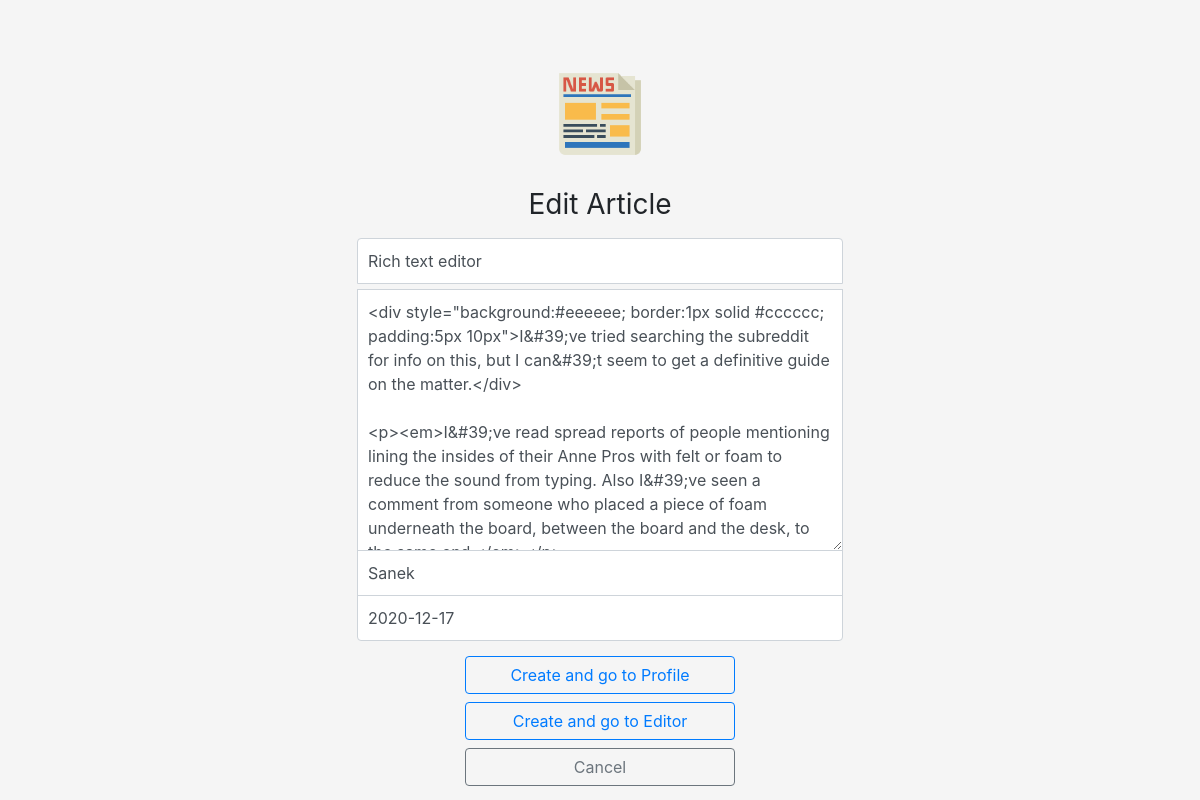
Before: /newspaper/1/article/18/update (signed in) with the older database file.
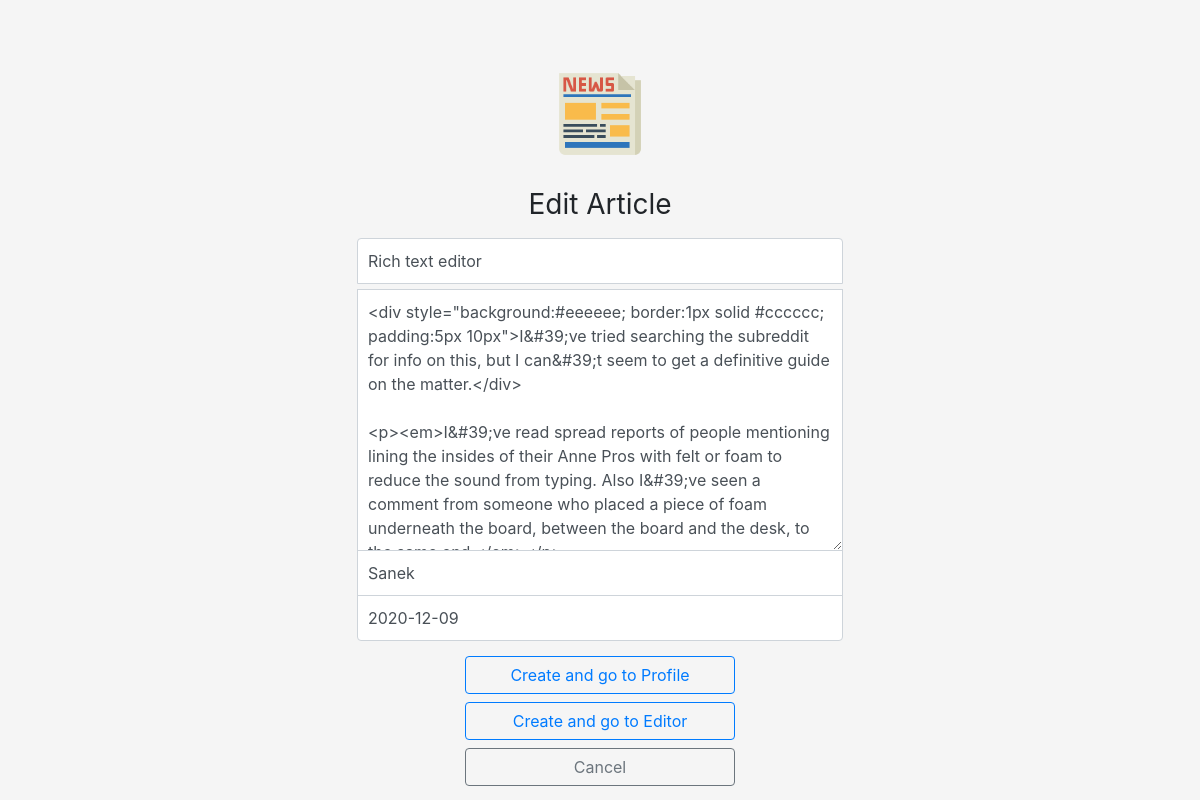
After: the same page with the newer database file.
### app/models.py (models this page shows, shortened)
class Article(models.Model):
    title = models.CharField(max_length=100)
    content = RichTextField(config_name='custom_ckeditor', blank=True, null=True)
    author = models.CharField(max_length=50)
    date_created = models.DateField(default=timezone.now)
    newspaper = models.ForeignKey(Newspaper, on_delete=models.CASCADE)

### app/views.py (the view, shortened to what this page needs)
# urls.py: path("newspaper/<int:newspaper_id>/article/<int:pk>/update", ArticleUpdateView.as_view(), name='article-update'),
class ArticleUpdateView(LoginRequiredMixin, PermissionRequiredMixin, UpdateView):
    model = Article
    fields = ['title', 'content', 'author', 'date_created']
    def dispatch(self, request, *args, **kwargs):
        self.newspaper = get_object_or_404(Newspaper, pk=kwargs['newspaper_id'])
        return super().dispatch(request, *args, **kwargs)
    def has_permission(self):
        return self.request.user == self.newspaper.author

### app/templates/app/article_form.html (shortened to what this page needs)
{% extends "app/base.html" %}
{% load crispy_forms_tags %}
{% load static %}
{% block extra_head %}
    <link href="{% static 'css/article.css' %}" rel="stylesheet">
{% endblock extra_head %}
{% block content %}
    <div class="content-section wide mt-5">
        <form id="main-form" method="POST">
            <fieldset class="form-group wide">
                <img class="mb-4" src="{% static 'images/newspaper_logo.png' %}" alt="" width="100" height="100" id="image_logo">
                <h1 class="h3 mb-3 font-weight-normal">Edit Article</h1>
                {{ form|crispy  }}
            </fieldset>
            <div class="mt-3 form-group">
                <input class="btn btn-outline-primary w-50 mb-2" type="submit" name="to_profile" value='Create and go to Profile'>
                <input class="btn btn-outline-primary w-50 mb-2" type="submit" name="to_editor" value='Create and go to Editor'>
                <a class="btn btn-outline-secondary w-50 mb-3" href="{% url 'profile' %}">Cancel</a>
            </div>
        </form>
    </div>
{% endblock content %}

Changed rows visible on the page:
changed Article "Rich text editor": date_created "2020-12-17" → "2020-12-09"
